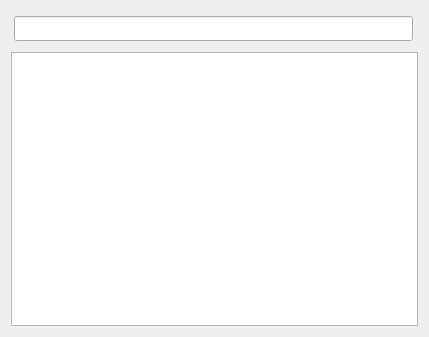
<?xml version="1.0" encoding="UTF-8"?>
<ui version="4.0">
 <class>AccountsInfo</class>
 <widget class="QWidget" name="AccountsInfo">
  <property name="geometry">
   <rect>
    <x>0</x>
    <y>0</y>
    <width>429</width>
    <height>337</height>
   </rect>
  </property>
  <property name="windowTitle">
   <string>AccountSetting</string>
  </property>
  <layout class="QGridLayout" name="gridLayout">
   <item row="0" column="0">
    <widget class="QWidget" name="widgetTool" native="true">
     <layout class="QHBoxLayout" name="horizontalLayout">
      <property name="leftMargin">
       <number>3</number>
      </property>
      <property name="topMargin">
       <number>5</number>
      </property>
      <property name="rightMargin">
       <number>5</number>
      </property>
      <property name="bottomMargin">
       <number>5</number>
      </property>
      <item>
       <widget class="::SearchLineEdit" name="lineEditSearch">
        <property name="minimumSize">
         <size>
          <width>0</width>
          <height>25</height>
         </size>
        </property>
       </widget>
      </item>
     </layout>
    </widget>
   </item>
   <item row="1" column="0">
    <widget class="AccountListWidget" name="listWidgetAccount">
     <property name="editTriggers">
      <set>QAbstractItemView::NoEditTriggers</set>
     </property>
     <property name="selectionMode">
      <enum>QAbstractItemView::NoSelection</enum>
     </property>
     <property name="textElideMode">
      <enum>Qt::ElideMiddle</enum>
     </property>
     <property name="verticalScrollMode">
      <enum>QAbstractItemView::ScrollPerPixel</enum>
     </property>
     <property name="horizontalScrollMode">
      <enum>QAbstractItemView::ScrollPerPixel</enum>
     </property>
    </widget>
   </item>
  </layout>
 </widget>
 <customwidgets>
  <customwidget>
   <class>::SearchLineEdit</class>
   <extends>QLineEdit</extends>
   <header>SUI/SearchLineEdit.h</header>
  </customwidget>
  <customwidget>
   <class>AccountListWidget</class>
   <extends>QListWidget</extends>
   <header>ClientUi/Setting/AccountListWidget.h</header>
  </customwidget>
 </customwidgets>
 <resources/>
 <connections/>
</ui>
